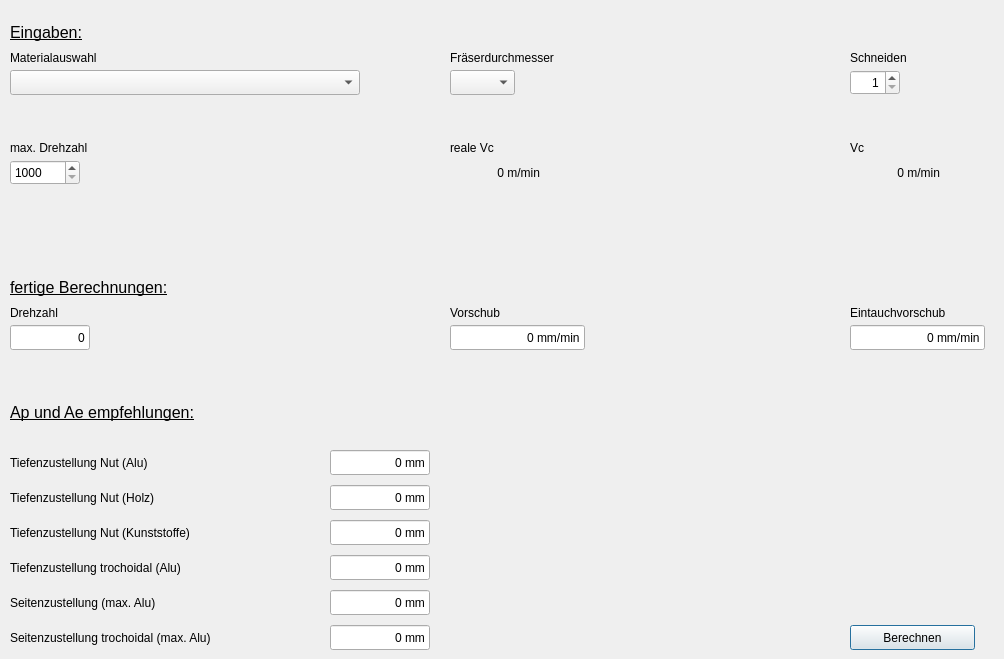
    <widget class="QWidget" name="tab_einfach">
     <attribute name="title">
      <string>Einfach</string>
     </attribute>
     <widget class="QComboBox" name="MaterialAuswahlEinfach">
      <property name="geometry">
       <rect>
        <x>10</x>
        <y>70</y>
        <width>350</width>
        <height>25</height>
       </rect>
      </property>
      <property name="maxVisibleItems">
       <number>25</number>
      </property>
     </widget>
     <widget class="QLabel" name="label">
      <property name="geometry">
       <rect>
        <x>10</x>
        <y>45</y>
        <width>150</width>
        <height>25</height>
       </rect>
      </property>
      <property name="text">
       <string>Materialauswahl</string>
      </property>
     </widget>
     <widget class="QLabel" name="label_2">
      <property name="geometry">
       <rect>
        <x>450</x>
        <y>45</y>
        <width>150</width>
        <height>25</height>
       </rect>
      </property>
      <property name="text">
       <string>Fräserdurchmesser</string>
      </property>
     </widget>
     <widget class="QLabel" name="label_3">
      <property name="geometry">
       <rect>
        <x>850</x>
        <y>45</y>
        <width>100</width>
        <height>25</height>
       </rect>
      </property>
      <property name="text">
       <string>Schneiden</string>
      </property>
     </widget>
     <widget class="QSpinBox" name="SchneidenAuswahlEinfach">
      <property name="geometry">
       <rect>
        <x>850</x>
        <y>70</y>
        <width>50</width>
        <height>25</height>
       </rect>
      </property>
      <property name="alignment">
       <set>Qt::AlignRight|Qt::AlignTrailing|Qt::AlignVCenter</set>
      </property>
      <property name="minimum">
       <number>1</number>
      </property>
      <property name="maximum">
       <number>16</number>
      </property>
      <property name="value">
       <number>1</number>
      </property>
     </widget>
     <widget class="QLabel" name="label_4">
      <property name="geometry">
       <rect>
        <x>10</x>
        <y>135</y>
        <width>150</width>
        <height>25</height>
       </rect>
      </property>
      <property name="text">
       <string>max. Drehzahl</string>
      </property>
     </widget>
     <widget class="QSpinBox" name="MaxDrehzahlAuswahlEinfach">
      <property name="geometry">
       <rect>
        <x>10</x>
        <y>160</y>
        <width>70</width>
        <height>25</height>
       </rect>
      </property>
      <property name="minimum">
       <number>1000</number>
      </property>
      <property name="maximum">
       <number>64000</number>
      </property>
      <property name="value">
       <number>1000</number>
      </property>
     </widget>
     <widget class="QLabel" name="label_5">
      <property name="geometry">
       <rect>
        <x>450</x>
        <y>135</y>
        <width>100</width>
        <height>25</height>
       </rect>
      </property>
      <property name="text">
       <string>reale Vc</string>
      </property>
     </widget>
     <widget class="QLabel" name="label_6">
      <property name="geometry">
       <rect>
        <x>850</x>
        <y>135</y>
        <width>50</width>
        <height>25</height>
       </rect>
      </property>
      <property name="text">
       <string>Vc</string>
      </property>
     </widget>
     <widget class="QComboBox" name="FraeserDurchmesserAuswahlEinfach">
      <property name="geometry">
       <rect>
        <x>450</x>
        <y>70</y>
        <width>65</width>
        <height>25</height>
       </rect>
      </property>
     </widget>
     <widget class="QLabel" name="label_7">
      <property name="geometry">
       <rect>
        <x>10</x>
        <y>300</y>
        <width>100</width>
        <height>25</height>
       </rect>
      </property>
      <property name="text">
       <string>Drehzahl</string>
      </property>
     </widget>
     <widget class="QLineEdit" name="DrehzahlOutEinfach">
      <property name="geometry">
       <rect>
        <x>10</x>
        <y>325</y>
        <width>80</width>
        <height>25</height>
       </rect>
      </property>
      <property name="text">
       <string>0</string>
      </property>
      <property name="alignment">
       <set>Qt::AlignRight|Qt::AlignTrailing|Qt::AlignVCenter</set>
      </property>
      <property name="readOnly">
       <bool>true</bool>
      </property>
     </widget>
     <widget class="QLabel" name="label_8">
      <property name="geometry">
       <rect>
        <x>450</x>
        <y>300</y>
        <width>100</width>
        <height>25</height>
       </rect>
      </property>
      <property name="text">
       <string>Vorschub</string>
      </property>
     </widget>
     <widget class="QLineEdit" name="VorschubOutEinfach">
      <property name="geometry">
       <rect>
        <x>450</x>
        <y>325</y>
        <width>135</width>
        <height>25</height>
       </rect>
      </property>
      <property name="text">
       <string>0 mm/min</string>
      </property>
      <property name="alignment">
       <set>Qt::AlignRight|Qt::AlignTrailing|Qt::AlignVCenter</set>
      </property>
      <property name="readOnly">
       <bool>true</bool>
      </property>
     </widget>
     <widget class="QLabel" name="label_9">
      <property name="geometry">
       <rect>
        <x>850</x>
        <y>300</y>
        <width>145</width>
        <height>25</height>
       </rect>
      </property>
      <property name="text">
       <string>Eintauchvorschub</string>
      </property>
     </widget>
     <widget class="QLineEdit" name="EintauchVorschubOutEinfach">
      <property name="geometry">
       <rect>
        <x>850</x>
        <y>325</y>
        <width>135</width>
        <height>25</height>
       </rect>
      </property>
      <property name="text">
       <string>0 mm/min</string>
      </property>
      <property name="alignment">
       <set>Qt::AlignRight|Qt::AlignTrailing|Qt::AlignVCenter</set>
      </property>
      <property name="readOnly">
       <bool>true</bool>
      </property>
     </widget>
     <widget class="QLabel" name="label_10">
      <property name="geometry">
       <rect>
        <x>10</x>
        <y>400</y>
        <width>200</width>
        <height>25</height>
       </rect>
      </property>
      <property name="font">
       <font>
        <family>Arial</family>
        <pointsize>12</pointsize>
        <underline>true</underline>
       </font>
      </property>
      <property name="text">
       <string>Ap und Ae empfehlungen:</string>
      </property>
     </widget>
     <widget class="QLabel" name="label_11">
      <property name="geometry">
       <rect>
        <x>10</x>
        <y>450</y>
        <width>300</width>
        <height>25</height>
       </rect>
      </property>
      <property name="text">
       <string>Tiefenzustellung Nut (Alu)</string>
      </property>
     </widget>
     <widget class="QLabel" name="label_12">
      <property name="geometry">
       <rect>
        <x>10</x>
        <y>485</y>
        <width>300</width>
        <height>25</height>
       </rect>
      </property>
      <property name="text">
       <string>Tiefenzustellung Nut (Holz)</string>
      </property>
     </widget>
     <widget class="QLabel" name="label_13">
      <property name="geometry">
       <rect>
        <x>10</x>
        <y>520</y>
        <width>300</width>
        <height>25</height>
       </rect>
      </property>
      <property name="text">
       <string>Tiefenzustellung Nut (Kunststoffe)</string>
      </property>
     </widget>
     <widget class="QLabel" name="label_14">
      <property name="geometry">
       <rect>
        <x>10</x>
        <y>555</y>
        <width>300</width>
        <height>25</height>
       </rect>
      </property>
      <property name="text">
       <string>Tiefenzustellung trochoidal (Alu)</string>
      </property>
     </widget>
     <widget class="QLabel" name="label_15">
      <property name="geometry">
       <rect>
        <x>10</x>
        <y>590</y>
        <width>300</width>
        <height>25</height>
       </rect>
      </property>
      <property name="text">
       <string>Seitenzustellung (max. Alu)</string>
      </property>
     </widget>
     <widget class="QLabel" name="label_16">
      <property name="geometry">
       <rect>
        <x>10</x>
        <y>625</y>
        <width>300</width>
        <height>25</height>
       </rect>
      </property>
      <property name="text">
       <string>Seitenzustellung trochoidal (max. Alu)</string>
      </property>
     </widget>
     <widget class="QLineEdit" name="ApNutAluOutEinfach">
      <property name="geometry">
       <rect>
        <x>330</x>
        <y>450</y>
        <width>100</width>
        <height>25</height>
       </rect>
      </property>
      <property name="text">
       <string>0 mm</string>
      </property>
      <property name="alignment">
       <set>Qt::AlignRight|Qt::AlignTrailing|Qt::AlignVCenter</set>
      </property>
      <property name="readOnly">
       <bool>true</bool>
      </property>
     </widget>
     <widget class="QLineEdit" name="ApNutHolzOutEinfach">
      <property name="geometry">
       <rect>
        <x>330</x>
        <y>485</y>
        <width>100</width>
        <height>25</height>
       </rect>
      </property>
      <property name="text">
       <string>0 mm</string>
      </property>
      <property name="alignment">
       <set>Qt::AlignRight|Qt::AlignTrailing|Qt::AlignVCenter</set>
      </property>
      <property name="readOnly">
       <bool>true</bool>
      </property>
     </widget>
     <widget class="QLineEdit" name="ApNutKunststoffOutEinfach">
      <property name="geometry">
       <rect>
        <x>330</x>
        <y>520</y>
        <width>100</width>
        <height>25</height>
       </rect>
      </property>
      <property name="text">
       <string>0 mm</string>
      </property>
      <property name="alignment">
       <set>Qt::AlignRight|Qt::AlignTrailing|Qt::AlignVCenter</set>
      </property>
      <property name="readOnly">
       <bool>true</bool>
      </property>
     </widget>
     <widget class="QLineEdit" name="ApTpcAluOutEinfach">
      <property name="geometry">
       <rect>
        <x>330</x>
        <y>555</y>
        <width>100</width>
        <height>25</height>
       </rect>
      </property>
      <property name="text">
       <string>0 mm</string>
      </property>
      <property name="alignment">
       <set>Qt::AlignRight|Qt::AlignTrailing|Qt::AlignVCenter</set>
      </property>
      <property name="readOnly">
       <bool>true</bool>
      </property>
     </widget>
     <widget class="QLineEdit" name="AeAluOutEinfach">
      <property name="geometry">
       <rect>
        <x>330</x>
        <y>590</y>
        <width>100</width>
        <height>25</height>
       </rect>
      </property>
      <property name="text">
       <string>0 mm</string>
      </property>
      <property name="alignment">
       <set>Qt::AlignRight|Qt::AlignTrailing|Qt::AlignVCenter</set>
      </property>
      <property name="readOnly">
       <bool>true</bool>
      </property>
     </widget>
     <widget class="QLineEdit" name="AeTpcAluOutEinfach">
      <property name="geometry">
       <rect>
        <x>330</x>
        <y>625</y>
        <width>100</width>
        <height>25</height>
       </rect>
      </property>
      <property name="text">
       <string>0 mm</string>
      </property>
      <property name="alignment">
       <set>Qt::AlignRight|Qt::AlignTrailing|Qt::AlignVCenter</set>
      </property>
      <property name="readOnly">
       <bool>true</bool>
      </property>
     </widget>
     <widget class="QLabel" name="label_17">
      <property name="geometry">
       <rect>
        <x>10</x>
        <y>20</y>
        <width>100</width>
        <height>25</height>
       </rect>
      </property>
      <property name="font">
       <font>
        <family>Arial</family>
        <pointsize>12</pointsize>
        <underline>true</underline>
       </font>
      </property>
      <property name="text">
       <string>Eingaben:</string>
      </property>
     </widget>
     <widget class="QLabel" name="label_18">
      <property name="geometry">
       <rect>
        <x>10</x>
        <y>275</y>
        <width>175</width>
        <height>25</height>
       </rect>
      </property>
      <property name="font">
       <font>
        <family>Arial</family>
        <pointsize>12</pointsize>
        <underline>true</underline>
       </font>
      </property>
      <property name="text">
       <string>fertige Berechnungen:</string>
      </property>
     </widget>
     <widget class="QPushButton" name="BtnCalcEinfach">
      <property name="geometry">
       <rect>
        <x>850</x>
        <y>625</y>
        <width>125</width>
        <height>25</height>
       </rect>
      </property>
      <property name="text">
       <string>Berechnen</string>
      </property>
      <property name="checkable">
       <bool>false</bool>
      </property>
      <property name="checked">
       <bool>false</bool>
      </property>
      <property name="default">
       <bool>true</bool>
      </property>
     </widget>
     <widget class="QLabel" name="VcOutEinfach">
      <property name="geometry">
       <rect>
        <x>850</x>
        <y>160</y>
        <width>90</width>
        <height>25</height>
       </rect>
      </property>
      <property name="text">
       <string>0 m/min</string>
      </property>
      <property name="alignment">
       <set>Qt::AlignRight|Qt::AlignTrailing|Qt::AlignVCenter</set>
      </property>
     </widget>
     <widget class="QLabel" name="RealVcOutEinfach">
      <property name="geometry">
       <rect>
        <x>450</x>
        <y>160</y>
        <width>90</width>
        <height>25</height>
       </rect>
      </property>
      <property name="text">
       <string>0 m/min</string>
      </property>
      <property name="alignment">
       <set>Qt::AlignRight|Qt::AlignTrailing|Qt::AlignVCenter</set>
      </property>
     </widget>
    </widget>
